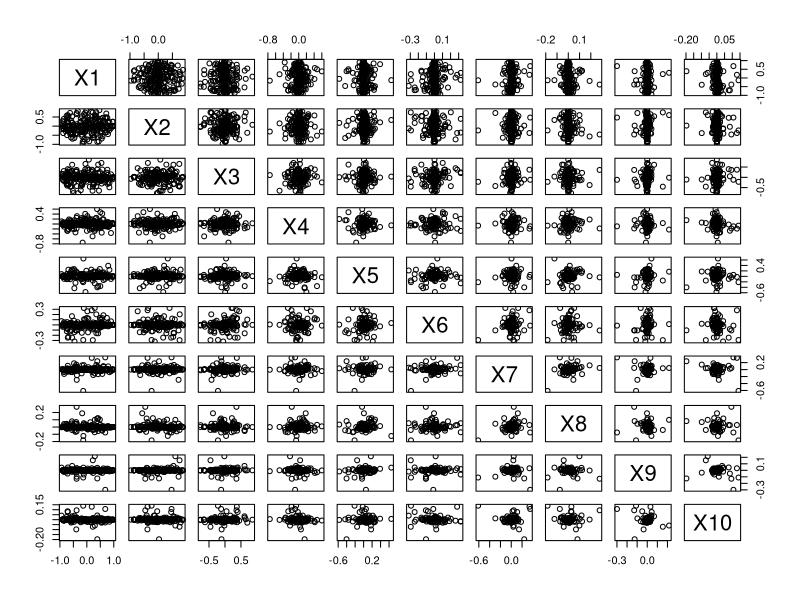
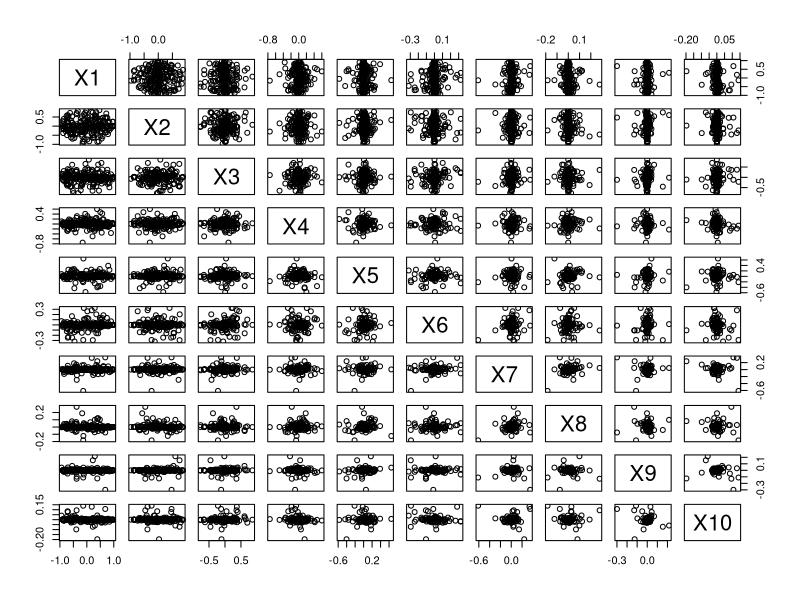

Write the R code that produced these figures, in order. (Note: this script raises an error after producing the figures.)
library(MASS)
library(mvtnorm)
library(cluster)

# model1;

GenerateSpherePoints <- function(nrPoints,nrDim,center=rep(0,nrDim),r=1){
  #generate the polar coordinates!
  x <-  matrix(runif(nrPoints*nrDim,-pi,pi),ncol=nrDim)
  x[,nrDim] <- x[,nrDim]/2
  #recalculate them to cartesians
  sin.x <- sin(x)
  cos.x <- cos(x)
  cos.x[,nrDim] <- 1  # see the formula for n.spheres
  
  y <- sapply(1:nrDim, function(i){
    if(i==1){
      cos.x[,1]
    } else {
      cos.x[,i]*apply(sin.x[,1:(i-1),drop=F],1,prod)
    }
  })*sqrt(runif(nrPoints,0,r^2))
  
  y <-  as.data.frame(
    t(apply(y,1,'+',center))
  )
  
  names(y) <- make.names(seq_len(nrDim))
  y
}


x1<-GenerateSpherePoints(200,10)
plot(x1)
pairs(x1)

#loop;
x1.ch<-NULL
x1.kl<-NULL
x1.hart<-NULL
x1.sil<-NULL
x1.gap<-NULL
ind<-NULL
for (i in 1:50) {
  set.seed(i+50)
  x1<-GenerateSpherePoints(200,10)
  x1.ch[i]<-ch(x1)
  x1.kl[i]<-kl(x1)
  x1.hart[i]<-hart(x1)
  x1.sil[i]<-sil(x1)
  x1.gap[i]<-gap(x1)
  in1<-rbind(x1.gap,x1.sil,x1.ch,x1.kl,x1.hart)
  ind1<-apply(ind1,1,table)
}
print(ind1)

#####################################################################

#model2;

mu1<-c(0,0)
mu2<-c(0,5)
mu3<-c(5,-3)
n1=25
n2=25
n3=50
sigma=matrix(c(1,0.5,0.5,1),2,2)
x2a=mvrnorm(n1, mu = mu1, Sigma = sigma)
x2b=mvrnorm(n2, mu = mu2, Sigma = sigma)
x2c=mvrnorm(n3, mu = mu3, Sigma = sigma)
x2<-rbind(x2a,x2b,x2c)
plot(x2)


#loop;

x2a=matrix()
x2b=matrix()
x2c=matrix()
x2=matrix()
mu1<-c(0,0)
mu2<-c(0,5)
mu3<-c(5,-3)
n1=25
n2=25
n3=50
sigma=matrix(c(1,0.5,0.5,1),2,2)
x2.ch<-NULL
x2.kl<-NULL
x2.hart<-NULL
x2.sil<-NULL
x2.gap<-NULL
ind2<-NULL
for (i in 1:50) {
  set.seed(i+100)
  x2a=mvrnorm(n1, mu = mu1, Sigma = sigma)
  x2b=mvrnorm(n2, mu = mu2, Sigma = sigma)
  x2c=mvrnorm(n3, mu = mu3, Sigma = sigma)
  x2<-rbind(x2a,x2b,x2c)
  
  x2.ch[i]<-ch(x2)
  x2.kl[i]<-kl(x2)
  x2.hart[i]<-hart(x2)
  x2.sil[i]<-sil(x2)
  x2.gap[i]<-gap(x2)
  in2<-data.frame(x2.gap,x2.sil,x2.ch,x2.kl,x2.hart)
  ind2<-apply(in2,2,table)
}
print(ind2)

#####################################################################

#model3;
set.seed(123)
(n1=ifelse(rbinom(1,1,0.5)==0,25,50))
(n2=ifelse(rbinom(1,1,0.5)==0,25,50))
(n3=ifelse(rbinom(1,1,0.5)==0,25,50))
(n4=ifelse(rbinom(1,1,0.5)==0,25,50))
n=n1+n2+n3+n4
X=matrix(0,n,10)
colnames(X)=paste("X",1:ncol(X),sep = "")
p=3
set.seed(123)
mu11=sample(rmvnorm(3,rep(0,p),25*diag(p)),3)
mu1=cbind(t(mu11),t(rep(0,7)))
mu22=sample(rmvnorm(3,rep(0,p),25*diag(p)),3)
mu2=cbind(t(mu22),t(rep(0,7)))
mu33=sample(rmvnorm(3,rep(0,p),25*diag(p)),3)
mu3=cbind(t(mu33),t(rep(0,7)))
mu44=sample(rmvnorm(3,rep(0,p),25*diag(p)),3)
mu4=cbind(t(mu44),t(rep(0,7)))
x3a=rmvnorm(n1,mu1,diag(10))
x3b=rmvnorm(n2,mu2,diag(10))
x3c=rmvnorm(n3,mu3,diag(10))
x3d=rmvnorm(n4,mu4,diag(10))
x3=rbind(x3a,x3b,x3c,x3d)
pairs(x3)

#loop;

n1<-NULL
n2<-NULL
n3<-NULL
n4<-NULL
n<-NULL
mu11<-NULL
mu1<-NULL
mu22<-NULL
mu2<-NULL
mu33<-NULL
mu3<-NULL
mu44<-NULL
mu4<-NULL
x3a=matrix()
x3b=matrix()
x3c=matrix()
x3d=matrix()
x3=matrix()
x3.ch<-NULL
x3.kl<-NULL
x3.hart<-NULL
x3.sil<-NULL
x3.gap<-NULL
in3<-NULL
ind3<-NULL
for (i in 1:50) {
  set.seed(i+50)
  n1=ifelse(rbinom(1,1,0.5)==0,25,50)
  n2=ifelse(rbinom(1,1,0.5)==0,25,50)
  n3=ifelse(rbinom(1,1,0.5)==0,25,50)
  n4=ifelse(rbinom(1,1,0.5)==0,25,50)
  n=n1+n2+n3+n4
  p=3
  
  mu11=sample(rmvnorm(3,rep(0,p),25*diag(p)),3)
  mu1=cbind(t(mu11),t(rep(0,7)))
  mu22=sample(rmvnorm(3,rep(0,p),25*diag(p)),3)
  mu2=cbind(t(mu22),t(rep(0,7)))
  mu33=sample(rmvnorm(3,rep(0,p),25*diag(p)),3)
  mu3=cbind(t(mu33),t(rep(0,7)))
  mu44=sample(rmvnorm(3,rep(0,p),25*diag(p)),3)
  mu4=cbind(t(mu44),t(rep(0,7)))
  x3a=rmvnorm(n1,mu1,diag(10))
  x3b=rmvnorm(n2,mu2,diag(10))
  x3c=rmvnorm(n3,mu3,diag(10))
  x3d=rmvnorm(n4,mu4,diag(10))
  x3=rbind(x3a,x3b,x3c,x3d)
  
  x3.ch[i]<-ch(x3)
  x3.kl[i]<-kl(x3)
  x3.hart[i]<-hart(x3)
  x3.sil[i]<-sil(x3)
  x3.gap[i]<-gap(x3)
  in3<-data.frame(x3.gap,x3.sil,x3.ch,x3.kl,x3.hart)
  ind3<-apply(in3,2,table)
}
print(ind3)


##################################################################
#model4;
set.seed(1234)
(n1=ifelse(rbinom(1,1,0.5)==0,25,50))
(n2=ifelse(rbinom(1,1,0.5)==0,25,50))
(n3=ifelse(rbinom(1,1,0.5)==0,25,50))
(n4=ifelse(rbinom(1,1,0.5)==0,25,50))
n=n1+n2+n3+n4
X=matrix(0,n,10)
colnames(X)=paste("X",1:ncol(X),sep = "")
p=10
set.seed(123)
mu1=sample(rmvnorm(3,rep(0,p),3.6*diag(p)),10)
mu2=sample(rmvnorm(3,rep(0,p),3.6*diag(p)),10)
mu3=sample(rmvnorm(3,rep(0,p),3.6*diag(p)),10)
mu4=sample(rmvnorm(3,rep(0,p),3.6*diag(p)),10)
x4a=rmvnorm(n1,mu1,diag(10))
x4b=rmvnorm(n2,mu2,diag(10))
x4c=rmvnorm(n3,mu3,diag(10))
x4d=rmvnorm(n4,mu4,diag(10))
x4=rbind(x4a,x4b,x4c,x4d)
pairs(x4)

#loop;
n1<-NULL
n2<-NULL
n3<-NULL
n4<-NULL
n<-NULL
mu1<-NULL
mu2<-NULL
mu3<-NULL
mu4<-NULL
x4a=matrix()
x4b=matrix()
x4c=matrix()
x4d=matrix()
x4=matrix()
x4.ch<-NULL
x4.kl<-NULL
x4.hart<-NULL
x4.sil<-NULL
x4.gap<-NULL
x4.gapPC<-NULL
in4<-NULL
ind4<-NULL
for (i in 1:50) {
  set.seed(i+50)
  n1=ifelse(rbinom(1,1,0.5)==0,25,50)
  n2=ifelse(rbinom(1,1,0.5)==0,25,50)
  n3=ifelse(rbinom(1,1,0.5)==0,25,50)
  n4=ifelse(rbinom(1,1,0.5)==0,25,50)
  n=n1+n2+n3+n4
  p=10
  
  mu1=sample(rmvnorm(3,rep(0,p),3.6*diag(p)),10)
  mu2=sample(rmvnorm(3,rep(0,p),3.6*diag(p)),10)
  mu3=sample(rmvnorm(3,rep(0,p),3.6*diag(p)),10)
  mu4=sample(rmvnorm(3,rep(0,p),3.6*diag(p)),10)
  x4a=rmvnorm(n1,mu1,diag(10))
  x4b=rmvnorm(n2,mu2,diag(10))
  x4c=rmvnorm(n3,mu3,diag(10))
  x4d=rmvnorm(n4,mu4,diag(10))
  x4=rbind(x4a,x4b,x4c,x4d)
  
 
  x4.ch[i]<-ch(x4)
  x4.kl[i]<-kl(x4)
  x4.hart[i]<-hart(x4)
  x4.sil[i]<-sil(x4)
  x4.gap[i]<-GAP(x4)
  x4.gapPC[i]<-gapPC(x4)
  
  in4<-data.frame(x4.gap,x4.gapPC,x4.sil,x4.ch,x4.kl,x4.hart)
  ind4<-apply(in4,2,table)
}
print(ind4)

#################################################################
#model5;
n=100

